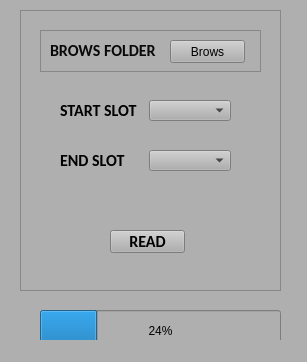
<?xml version="1.0" encoding="UTF-8"?>
<ui version="4.0">
 <class>MainWindow</class>
 <widget class="QMainWindow" name="MainWindow">
  <property name="geometry">
   <rect>
    <x>0</x>
    <y>0</y>
    <width>307</width>
    <height>362</height>
   </rect>
  </property>
  <property name="windowTitle">
   <string>IMAGE_READ</string>
  </property>
  <property name="styleSheet">
   <string notr="true">background-color: rgb(175, 175, 175);</string>
  </property>
  <widget class="QWidget" name="centralwidget">
   <widget class="QFrame" name="frame">
    <property name="geometry">
     <rect>
      <x>20</x>
      <y>10</y>
      <width>261</width>
      <height>281</height>
     </rect>
    </property>
    <property name="frameShape">
     <enum>QFrame::StyledPanel</enum>
    </property>
    <property name="frameShadow">
     <enum>QFrame::Raised</enum>
    </property>
    <widget class="QFrame" name="frame_2">
     <property name="geometry">
      <rect>
       <x>20</x>
       <y>20</y>
       <width>221</width>
       <height>42</height>
      </rect>
     </property>
     <property name="frameShape">
      <enum>QFrame::StyledPanel</enum>
     </property>
     <property name="frameShadow">
      <enum>QFrame::Raised</enum>
     </property>
     <widget class="QLabel" name="brows_label">
      <property name="geometry">
       <rect>
        <x>10</x>
        <y>11</y>
        <width>111</width>
        <height>19</height>
       </rect>
      </property>
      <property name="font">
       <font>
        <family>Calibri</family>
        <pointsize>12</pointsize>
        <weight>75</weight>
        <bold>true</bold>
       </font>
      </property>
      <property name="styleSheet">
       <string notr="true">color: rgb(9, 9, 9);</string>
      </property>
      <property name="text">
       <string>BROWS FOLDER</string>
      </property>
     </widget>
     <widget class="QPushButton" name="brows_pushButton">
      <property name="geometry">
       <rect>
        <x>130</x>
        <y>10</y>
        <width>75</width>
        <height>23</height>
       </rect>
      </property>
      <property name="text">
       <string>Brows</string>
      </property>
     </widget>
    </widget>
    <widget class="QPushButton" name="pushButton">
     <property name="geometry">
      <rect>
       <x>90</x>
       <y>220</y>
       <width>75</width>
       <height>23</height>
      </rect>
     </property>
     <property name="font">
      <font>
       <family>Calibri</family>
       <pointsize>12</pointsize>
       <weight>75</weight>
       <bold>true</bold>
      </font>
     </property>
     <property name="text">
      <string>READ</string>
     </property>
    </widget>
    <widget class="QWidget" name="layoutWidget">
     <property name="geometry">
      <rect>
       <x>40</x>
       <y>90</y>
       <width>171</width>
       <height>21</height>
      </rect>
     </property>
     <layout class="QHBoxLayout" name="horizontalLayout_3">
      <item>
       <widget class="QLabel" name="start_label">
        <property name="font">
         <font>
          <family>Calibri</family>
          <pointsize>12</pointsize>
          <weight>75</weight>
          <bold>true</bold>
         </font>
        </property>
        <property name="text">
         <string>START SLOT</string>
        </property>
       </widget>
      </item>
      <item>
       <widget class="QComboBox" name="start_slot_comboBox"/>
      </item>
     </layout>
    </widget>
    <widget class="QWidget" name="layoutWidget">
     <property name="geometry">
      <rect>
       <x>40</x>
       <y>140</y>
       <width>171</width>
       <height>21</height>
      </rect>
     </property>
     <layout class="QHBoxLayout" name="horizontalLayout_4">
      <item>
       <widget class="QLabel" name="end_label">
        <property name="font">
         <font>
          <family>Calibri</family>
          <pointsize>12</pointsize>
          <weight>75</weight>
          <bold>true</bold>
         </font>
        </property>
        <property name="text">
         <string>END SLOT</string>
        </property>
       </widget>
      </item>
      <item>
       <widget class="QComboBox" name="end_slot_comboBox"/>
      </item>
     </layout>
    </widget>
   </widget>
   <widget class="QProgressBar" name="progressBar">
    <property name="geometry">
     <rect>
      <x>40</x>
      <y>310</y>
      <width>241</width>
      <height>41</height>
     </rect>
    </property>
    <property name="value">
     <number>24</number>
    </property>
   </widget>
  </widget>
  <widget class="QMenuBar" name="menubar">
   <property name="geometry">
    <rect>
     <x>0</x>
     <y>0</y>
     <width>307</width>
     <height>21</height>
    </rect>
   </property>
  </widget>
  <widget class="QStatusBar" name="statusbar"/>
 </widget>
 <resources/>
 <connections/>
</ui>
